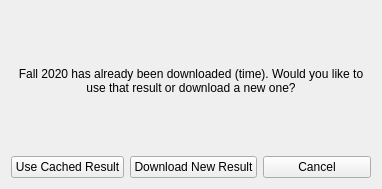
<?xml version="1.0" encoding="UTF-8"?>
<ui version="4.0">
 <class>Form</class>
 <widget class="QWidget" name="Form">
  <property name="geometry">
   <rect>
    <x>0</x>
    <y>0</y>
    <width>382</width>
    <height>189</height>
   </rect>
  </property>
  <property name="windowTitle">
   <string>Form</string>
  </property>
  <layout class="QGridLayout" name="gridLayout">
   <item row="0" column="0">
    <layout class="QVBoxLayout" name="verticalLayout">
     <item>
      <widget class="QLabel" name="message">
       <property name="text">
        <string>Fall 2020 has already been downloaded (time). Would you like to use that result or download a new one?</string>
       </property>
       <property name="alignment">
        <set>Qt::AlignCenter</set>
       </property>
       <property name="wordWrap">
        <bool>true</bool>
       </property>
      </widget>
     </item>
     <item>
      <layout class="QHBoxLayout" name="horizontalLayout">
       <item>
        <widget class="QPushButton" name="cached_result_button">
         <property name="text">
          <string>Use Cached Result</string>
         </property>
        </widget>
       </item>
       <item>
        <widget class="QPushButton" name="download_new_button">
         <property name="text">
          <string>Download New Result</string>
         </property>
        </widget>
       </item>
       <item>
        <widget class="QPushButton" name="cancel_button">
         <property name="text">
          <string>Cancel</string>
         </property>
        </widget>
       </item>
      </layout>
     </item>
    </layout>
   </item>
  </layout>
 </widget>
 <resources/>
 <connections/>
</ui>
